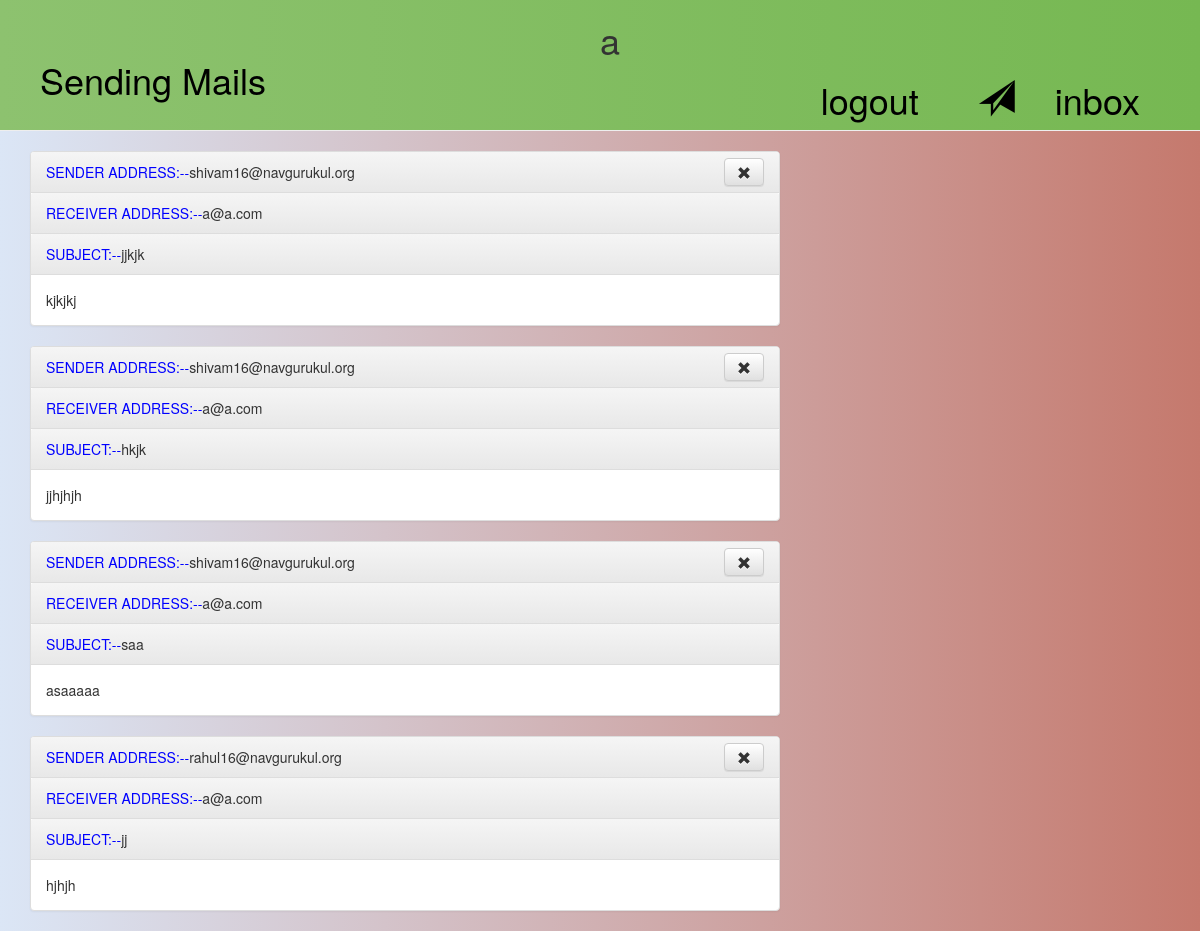
The app's page /inbox/ (signed in), older data.
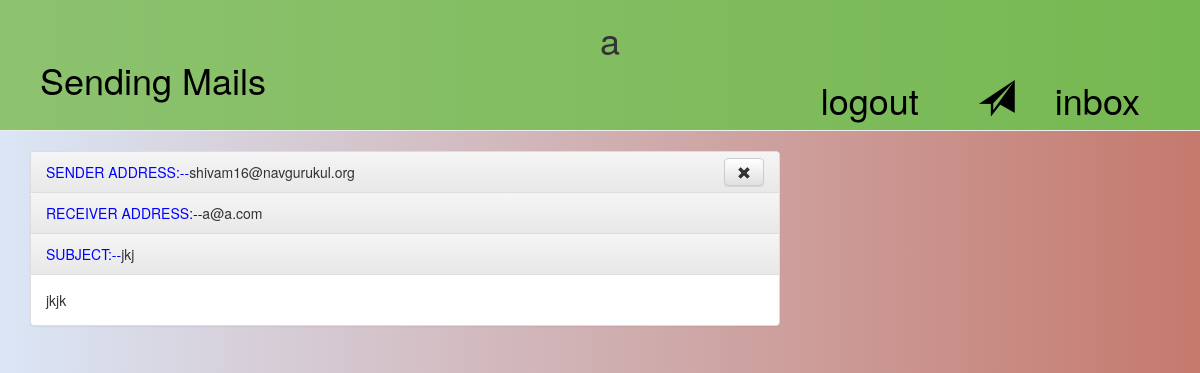
The same page, newer data.
### mail/models.py (models this page shows, shortened)
class Mail(models.Model):
	user = models.ForeignKey(User)
	Receiver = models.EmailField()
	Subject = models.CharField(max_length=30)
	Message = models.TextField()
	is_deleted_receiver = models.BooleanField(default=False)
	is_deleted_sender =  models.BooleanField(default=True)

### mail/views.py (the view)
# urls.py: url(r'^inbox/$', views.inbox, name='inbox'),
@login_required
def inbox(request):
	list1 = Mail.objects.filter(Receiver=User.objects.get(email=request.user.email).email,is_deleted_receiver = False)
	return render(request,"inbox.html",{'recieved_mail': list1})

### mail/templates/inbox.html
{% extends 'base.html' %}
{% load staticfiles %}
{% block content %}
	{% for mail in recieved_mail %}
	  <div class="panel panel-default">
	  	<div class="panel-heading" id="sender"><span style="color:blue;">SENDER ADDRESS:--</span>{{mail.user.email}}
	  	  <a class="btn btn-default" href="/mail_remove/{{mail.pk}}/2" style="float: right; margin-top: -4px;"><span class="glyphicon glyphicon-remove"></span></a>
	  	</div>
	  	<div class="panel-heading" id="receiver"><span style="color:blue;">RECEIVER ADDRESS:--</span>{{mail.Receiver}}</div>
	  	<div class="panel-heading" id="subject"><span style="color:blue;">SUBJECT:--</span>{{mail.Subject}}</div>
	    <div class="panel-body">{{ mail.Message|linebreaksbr }}</div>
	  </div>
  {% endfor %}
{% endblock %}

### mail/templates/base.html (shortened to what this page needs)
{% load staticfiles %}
<html>
    <head>
        <link rel="stylesheet" href="//maxcdn.bootstrapcdn.com/bootstrap/3.2.0/css/bootstrap.min.css">
        <link rel="stylesheet" href="//maxcdn.bootstrapcdn.com/bootstrap/3.2.0/css/bootstrap-theme.min.css">
        <link rel="stylesheet" href="{% static 'css/theme.css' %}">
    </head>
    <body class="body">
        <div class="page-header">
        {% if user.is_authenticated %}
        <center><h1 style="line-height: 0px;">{{ user.username}}</h1></center>
            <a href="{% url 'inbox' %}" style="color: black; float: right; margin-right: 40px;"><h1>inbox</h1></a>
            <a href="{% url 'send_email' %}" class="top-menu" style="float: right; margin-right: 40px; color: black;"><h1><span class="glyphicon glyphicon-send"></span></h1></a>
            <a href="{% url 'signout' %}" class="top-menu" style="float: right; margin-right: 60px; color: black;"><h1>logout</h1></a>
        {% else %}
            <a href="{% url 'login' %}" class="top-menu" style="float: right; margin-left: 50px; color: black;"><h1><span class="glyphicon glyphicon-lock"></span></h1></a>
        {% endif %}
            <a href="{% url 'home' %}" style="color: black;"><h1>Sending Mails</h1></a>
        </div>
        <div class="content container">
            <div class="row">
                <div class="col-md-8">
                    {% block content %}
                    {% endblock %}
                </div>
            </div>
        </div>
    </body>
</html>

### mail/static/css/theme.css (style rules this page uses)
body { background: #DBE6F6; background: -webkit-linear-gradient(to left, #C5796D, #DBE6F6); background: linear-gradient(to left, #C5796D, #DBE6F6); }
.page-header { background: #76b852; background: -webkit-linear-gradient(to right, #8DC26F, #76b852); background: linear-gradient(to right, #8DC26F, #76b852); margin-top: 0; padding: 20px 20px 20px 40px; }

Row changes from the older to the newer data that the page shows:
removed Mail: user.email "shivam16@navgurukul.org", Receiver "a@a.com", Subject "jjkjk", Message "kjkjkj"
removed Mail: user.email "shivam16@navgurukul.org", Receiver "a@a.com", Subject "hkjk", Message "jjhjhjh"
removed Mail: user.email "shivam16@navgurukul.org", Receiver "a@a.com", Subject "saa", Message "asaaaaa"
removed Mail: user.email "rahul16@navgurukul.org", Receiver "a@a.com", Subject "jj", Message "hjhjh"
added Mail: user.email "shivam16@navgurukul.org", Receiver "a@a.com", Subject "jkj", Message "jkjk"
